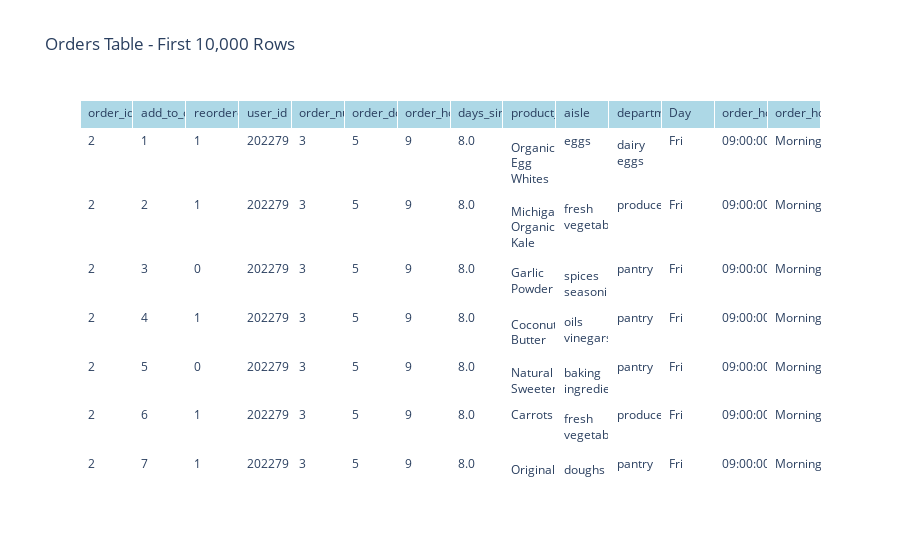

The cell this chart's notebook holds for it:
### Code cell
import plotly.graph_objects as go

table_data = df[['order_id', 'add_to_cart_order', 'reordered', 'user_id', 'order_number',
                 'order_dow', 'order_hour_of_day', 'days_since_prior_order',
                 'product_name', 'aisle', 'department', 'Day', 'order_hour',
                 'order_hour_bins']].head(10000).astype(str)

fig = go.Figure(data=[go.Table(
    header=dict(values=list(table_data.columns),
                fill_color='lightblue',
                align='left'),
    cells=dict(values=[table_data[col] for col in table_data.columns],
               fill_color='white',
               align='left'))
])

fig.update_layout(title='Orders Table - First 10,000 Rows')
fig.show()

### Figure 1 — Plotly figure (JSON) as saved in the notebook; plotly's stock layout.template omitted (floating-point values rounded to 4 significant figures; data arrays with more than 128 entries replaced by an {"elided": "..."} marker saying what was removed)
{"data": [{"cells": {"align": "left", "fill": {"color": "white"}, "values": {"elided": "14x10000 str values"}}, "header": {"align": "left", "fill": {"color": "lightblue"}, "values": ["order_id", "add_to_cart_order", "reordered", "user_id", "order_number", "order_dow", "order_hour_of_day", "days_since_prior_order", "product_name", "aisle", "department", "Day", "order_hour", "order_hour_bins"]}, "type": "table"}], "layout": {"title": {"text": "Orders Table - First 10,000 Rows"}}}
